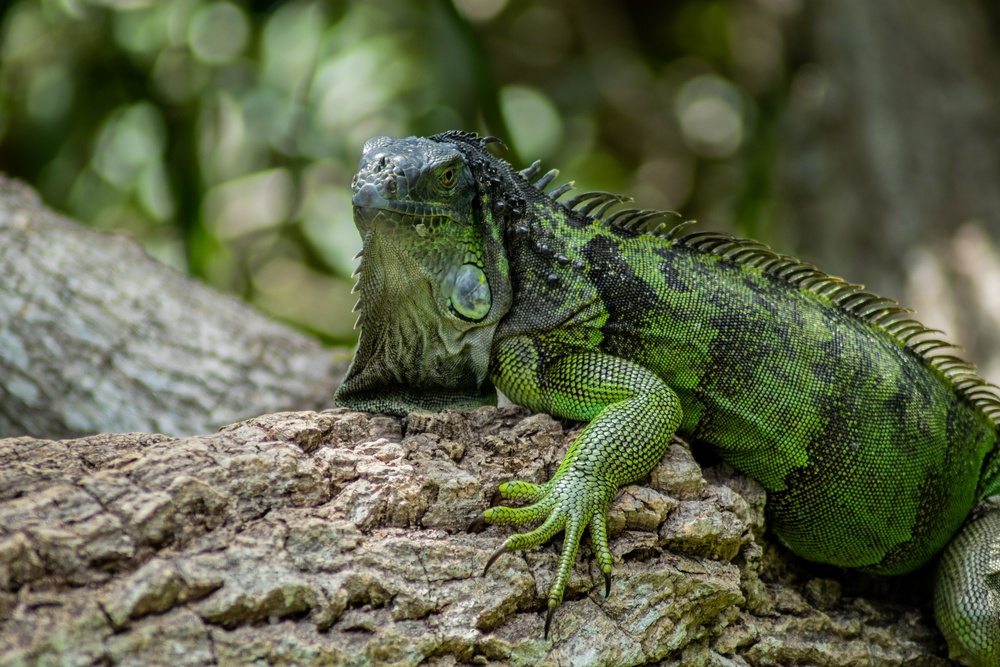
#> input picture pexels-h-r-5802771.jpg, 1000 x 667 px, shrunk from 6000 x 4000 before the run, found by its file name
$ python picture.py
#> lines starting #> are read from the running program, lines starting #| are printed output that depends on the picture
from PIL import Image, ImageOps
import numpy as np

FILENAME = "pexels-h-r-5802771.jpg"
_IMAGE = ImageOps.grayscale(Image.open(FILENAME).rotate(90))
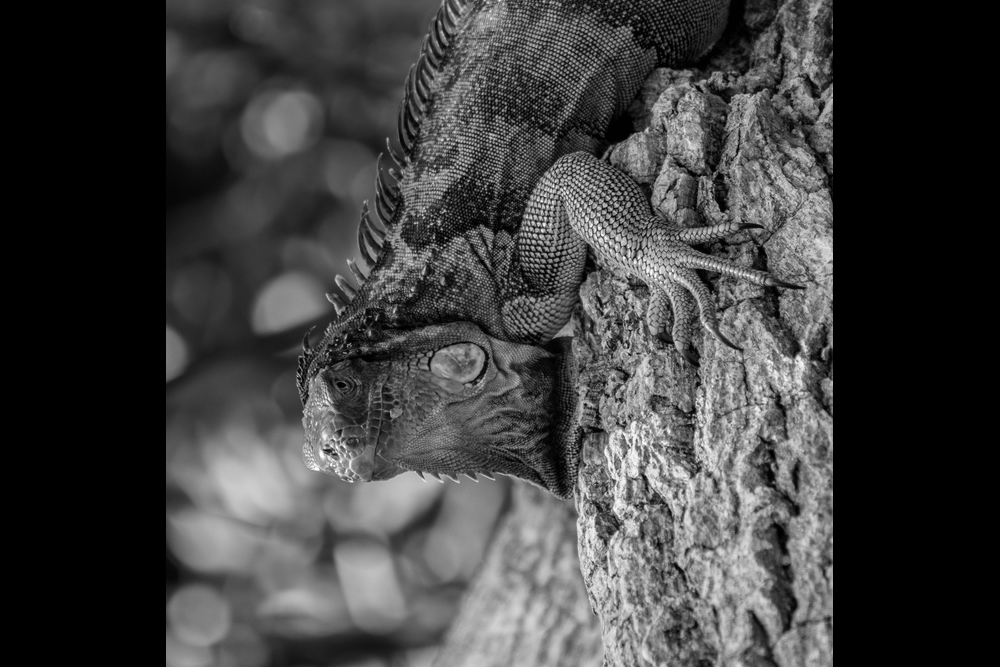
#> _IMAGE: PIL image 1000x667 L; min 0, max 255, mean 63.7
IMAGE = np.array(_IMAGE) / 255


def original_function(x, y):
    if x > 1 or x < -1:
        import ipdb

        ipdb.set_trace()
    try:
        x = int(((x + 0.95) / 2) * IMAGE.shape[0])
        y = int(((y + 0.95) / 2) * IMAGE.shape[1])

        return IMAGE[x, y]
    except:
        import ipdb

        ipdb.set_trace()

$ run again, with HeadScan.jpg copied over pexels-h-r-5802771.jpg
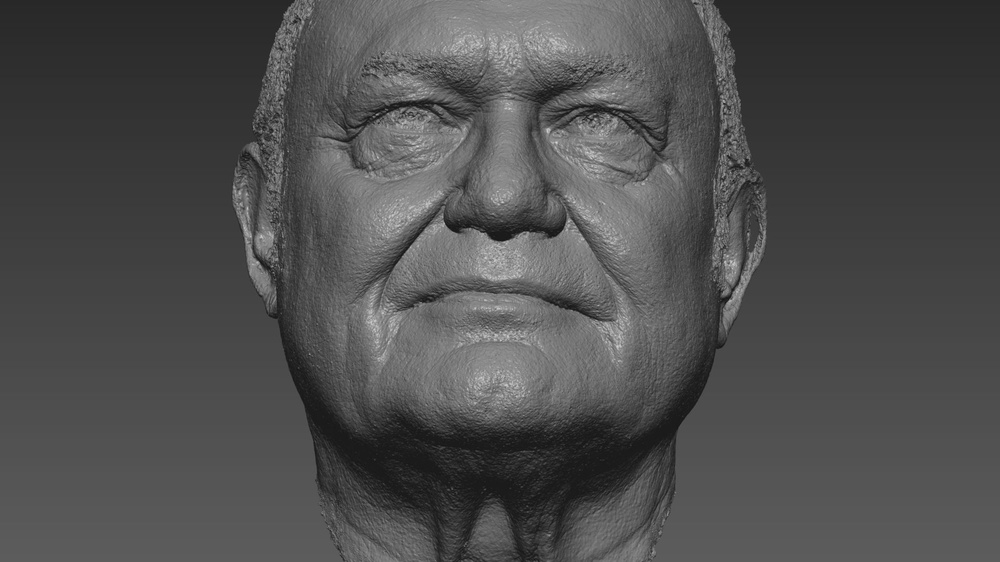
#> input picture HeadScan.jpg, 1000 x 562 px, shrunk from 1920 x 1080 before the run, found by its file name
#> `_IMAGE = ImageOps.grayscale(Image.open(FILENAME).rotate(90))`:
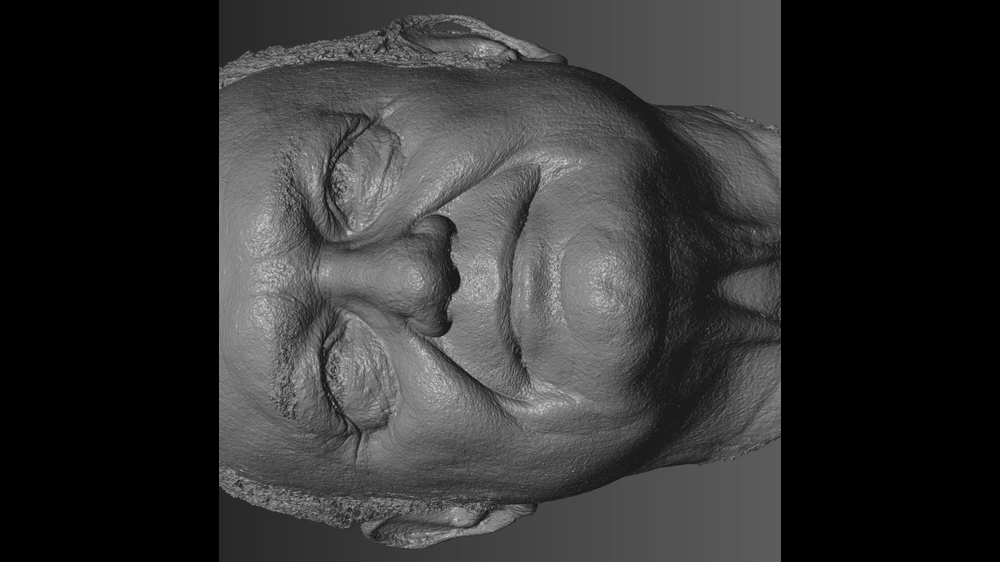
#> _IMAGE: PIL image 1000x562 L; min 0, max 218, mean 49
